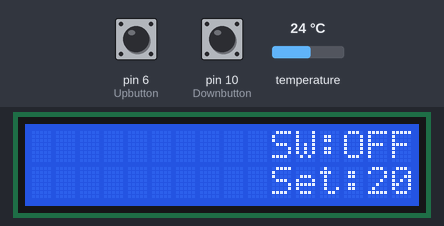
A sketch run on a simulated Arduino Uno, built with avr-gcc and run on an emulated ATmega328P. Parts: 16×2 character LCD. Inputs (shaded band) come from the test bench; at power-on: temperature 24 °C, pin 6 (Upbutton) HIGH, pin 10 (Downbutton) HIGH.

Above: at 2.2 s.
2.3 s: temperature set to 12 °C
At 3.8 s:
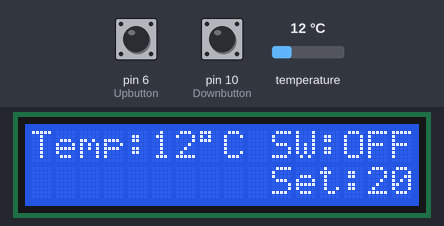
4.1 s: temperature set to 28 °C
At 4.8 s:
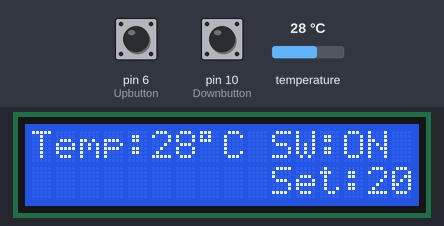
5.6 s: temperature set to 1 °C
At 6.8 s:
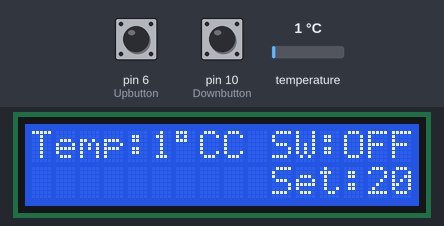
7.1 s: pin 6 (Upbutton) pulled LOW for 1 s
At 9.6 s:
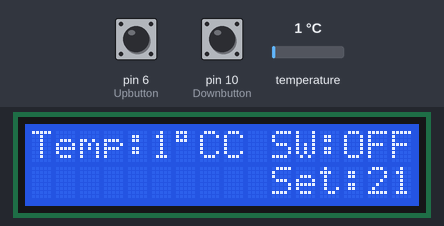
10.1 s: pin 10 (Downbutton) pulled LOW for 3.2 s
At 14.3 s:
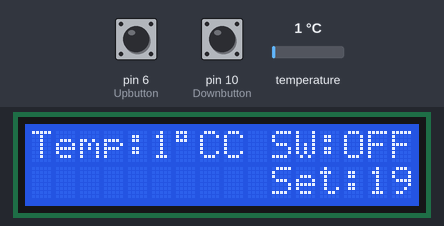
14.8 s: pin 10 (Downbutton) pulled LOW for 1 s
Timing chart, 0 to 17.8 s (numbered marks = the images above; inputs shaded):
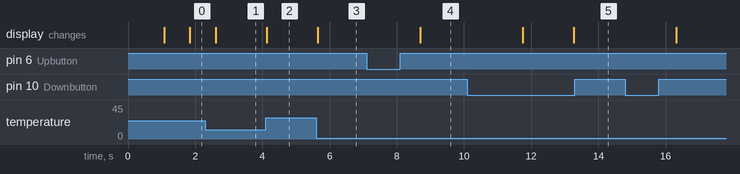

Measured:
- after the input at 2.3 s, the display: changes after 0.30 s (image 1)
- after the input at 4.1 s, the display: changes at once (image 2)
- after the input at 5.6 s, the display: changes after 0.05 s (image 3)
- after the input at 7.1 s, the display: changes after 1.6 s (image 4)
- after the input at 10.1 s, the display: first changes after 1.6 s (image 5 shows a later state)

The sketch:

gasboiler.ino
```cpp
// Include the required Arduino libraries:
#include <OneWire.h>
#include <DallasTemperature.h>
#include <LiquidCrystal.h>

const int rs = 12, en = 11, d4 = 5, d5 = 4, d6 = 3, d7 = 2;
LiquidCrystal lcd(rs, en, d4, d5, d6, d7);

const unsigned long Interval = 1000;
unsigned long previousTime = 0;

const unsigned long Interval2 = 1500;
unsigned long previousTime2 = 0;

// Define to which pin of the Arduino the 1-Wire bus is connected:
#define ONE_WIRE_BUS 7


float Setvariable = 20;
int Upbutton = 6;
int Downbutton = 10;
int relayPin = 13;

// Create a new instance of the oneWire class to communicate with any OneWire device:
OneWire oneWire(ONE_WIRE_BUS);

// Pass the oneWire reference to DallasTemperature library:
DallasTemperature sensors(&oneWire);

void setup() {
  // set up the LCD's number of columns and rows:
  lcd.begin(16, 2);

  // Begin serial communication at a baud rate of 9600:
  Serial.begin(9600);

  // Start up the library:
  sensors.begin();

  lcd.setCursor(0,0);  //Set LCD cursor to upper left corner: column 0, row 0
  lcd.print("IoT Gas Boiler");  //Print my message
  delay(1000);
  lcd.clear();
  pinMode(Upbutton,INPUT_PULLUP);
  pinMode(Downbutton,INPUT_PULLUP);
}

void loop() {

  unsigned long currentTime = millis();//Picks up the time to use for the button debouncing
  unsigned long currentTime2 = millis();//To use for tracking the time interval in between temp and humidity readings
  int tempC;
  // Send the command for all devices on the bus to perform a temperature conversion:
  sensors.requestTemperatures();

  if (currentTime2 - previousTime2 >= Interval2){
    tempC = sensors.getTempCByIndex(0); // the index 0 refers to the first device
    // Print the temperature in Celsius in the Serial Monitor:
    lcd.setCursor(0,0);
    lcd.print("Temp:");
    lcd.print(tempC);
    lcd.print((char)223);
    lcd.print("C");
    previousTime2 = currentTime2;
  }

  if (tempC > Setvariable){
    lcd.setCursor(9,0);
    lcd.print(" SW:");
    lcd.print("ON ");
    digitalWrite(relayPin,LOW); //switch value depending on the relay used
  }


  if (tempC < Setvariable){
    lcd.setCursor(9,0);
    lcd.print(" SW:");
    lcd.print("OFF");
    digitalWrite(relayPin,HIGH); //Switch value depending on the relay used
  }

    digitalRead(Upbutton);
    digitalRead(Downbutton);
    lcd.setCursor(10,1);
    lcd.print("Set:");
    lcd.print(Setvariable);

     if (currentTime - previousTime >= Interval) { //Reads everytime the set Interval is reached
    if (digitalRead(Upbutton) == 0) Setvariable = Setvariable+1; //Setvariable++ (increments the variable)
    if (digitalRead(Downbutton) == 0) Setvariable = Setvariable-1; // Setvariable-- (decrements the variable)
      previousTime = currentTime;
      }
  }
```
